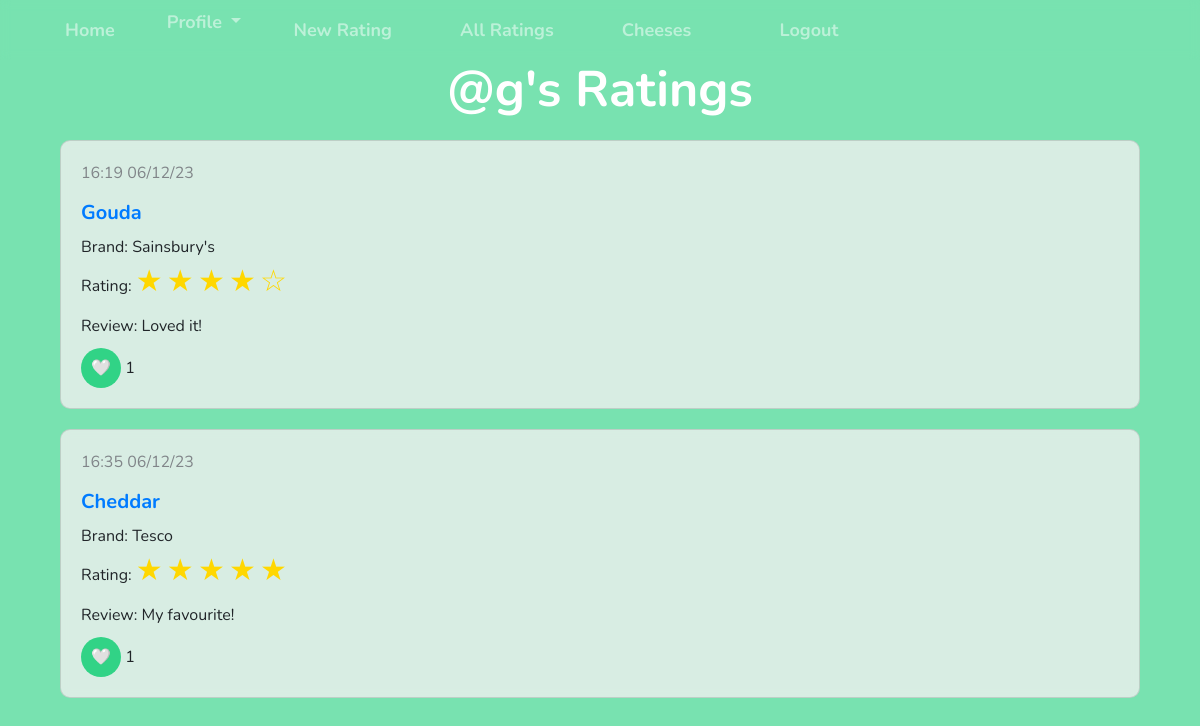
Screenshot of /user_ratings/g (signed in) with the database file from the repository.
### app/models.py (models this page shows, shortened)
class Cheese(db.Model):
    id = db.Column(db.Integer, primary_key=True)
    name = db.Column(db.String(64), index=True, unique=False)

class Review(db.Model):
    id = db.Column(db.Integer, primary_key=True)
    cheese_id = db.Column(db.Integer, db.ForeignKey('cheese.id'))
    user_id = db.Column(db.Integer, db.ForeignKey('user.id'))
    date = db.Column(db.DateTime, index=True)
    brand = db.Column(db.String(50))
    review = db.Column(db.String(500))
    rating = db.Column(db.Integer)
    likes = db.Column(db.Integer, default=0)

### app/ratings.py (the view)
@ratings.route('/user_ratings/<username>')
@login_required
def user_ratings(username):
    if username == current_user.username:
        return redirect(url_for('ratings.user_profile'))
    else:
        user=User.query.filter_by(username=username).first()
        reviews_original = Review.query.filter_by(user_id=user.id).all()
        reviews = []
        for entry in reviews_original:
            review = {}
            review['id']=entry.id
            review['date'] = entry.date.strftime("%H:%M %d/%m/%y")
            review['cheese'] = Cheese.query.filter_by(id=entry.cheese_id).first().name
            review['brand'] = entry.brand
            review['rating'] = entry.rating
            review['review'] = entry.review
            review['likes'] = entry.likes
            reviews.append(review)
        return render_template('user_ratings.html', username=username, reviews=reviews)

### app/__init__.py (called while the page is built)
@login_manager.user_loader
def load_user(user_id):
    return User.query.get(int(user_id))

@app.before_request
def initial_setup():
    filename = app.static_folder + '/cheeses.txt'
    get_cheeses(filename)

### app/get_cheeses.py (called while the page is built)
def get_cheeses(filename):
    with open(filename, 'r') as file:
        cheeses = file.readlines()
        for cheese_name in cheeses:
            cheese_name = cheese_name.strip()
            existing_cheese = Cheese.query.filter_by(name=cheese_name).first()
            if not existing_cheese:
                cheese = Cheese(name=cheese_name)
                db.session.add(cheese)
        db.session.commit()

### app/templates/user_ratings.html (shortened to what this page needs)
{% extends "base.html" %}
{% block content %}
<div class="container">
    <h1 class="page-title">@{{ username }}'s Ratings</h1>
    <div class="container-fluid">
        <div class="row">
            <div class="col-12">
                {% for review in reviews %}
                <div class="card">
                    <div class="card-body">
                        <p class="card-text-datetime">{{ review.date }}</p>
                        <h6 class="card-text-cheese"><a href="{{ url_for ('cheeses.cheese_profile', cheese=review.cheese.lower().replace(' ', '-')) }}">{{ review.cheese }}</a></h6>
                        <p class="card-text-brand">Brand: {{ review.brand }}</p>
                        <p class="card-text">Rating:
                            {% for i in range(review.rating) %}
                            <span class="review-stars">&#9733;</span>
                            {% endfor %}
                            {% for i in range(5 - review.rating) %}
                            <span class="review-stars">&#9734;</span>
                        {% endfor %}
                        <p class="card-text">Review: {{ review.review }}</p>
                        <button class="like-button" review-id="{{ review.id }}">
                            &#129293;
                        </button>
                        <span id="likes-{{ review.id }}">{{ review.likes }}</span>
                    </div>
                </div>
                {% endfor %}
            </div>
        </div>
    </div>
</div>
{% endblock %}

### app/static/formatting.css (style rules this page uses)
.page-title { color: #ffffff; font-size: 50px; text-align: center; font-weight: bold; margin-bottom: 20px; }
.card { background-color: rgba(240, 240, 240, 0.8); backdrop-filter: blur(5px); border-radius: 10px; margin-bottom: 20px; }
.card-body { padding: 20px; }
.card-text { margin-bottom: 10px; }
.card-text-datetime { color: #818589; }
.card-text-cheese { font-size: 20px; font-weight:bold; margin-bottom: 10px; }
.card-text-brand { margin-bottom: 0px; }
.review-stars { color: gold; font-size: 30px; }
.like-button { width: 40px; height: 40px; border-radius: 50%; background-color: #31d386; border: none; cursor: pointer; align-items: center; }
body { background-color: #78e2b0; font-family: 'Nunito'; font-size: 16px; }

### rows the page displays
Cheese: cheese "Gouda"
Review: brand "Sainsbury's", review "Loved it!"
Cheese: cheese "Cheddar"
Review: brand "Tesco", review "My favourite!"

### other values shown
{{ username }} "g"
{{ review.date }} "16:19 06/12/23" "16:35 06/12/23"
{{ review.likes }} "1" "1"
